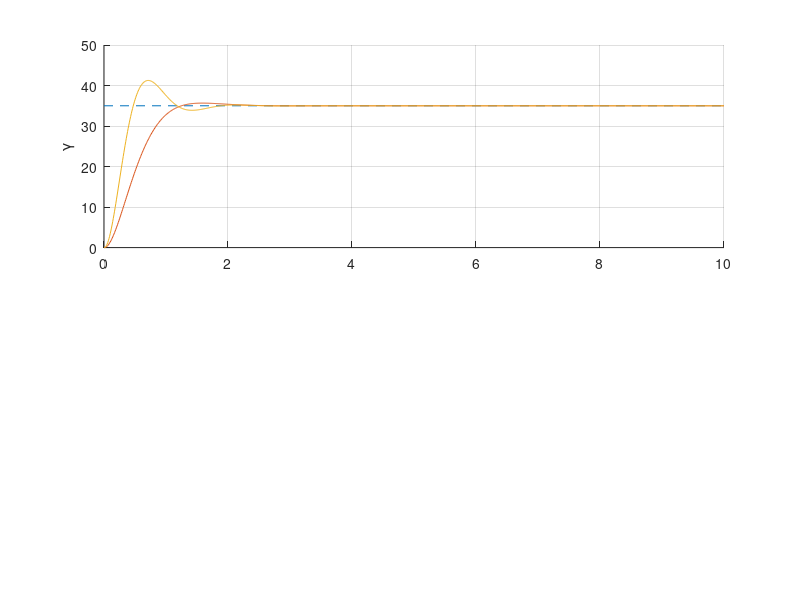

This chart was generated by the following MATLAB code:

clear; clc;

k_mu = 2;
k_mu_dot = 5;
k_gamma = 5;
k_gamma_dot = 5;

dt = 0.01;
time = 0:dt:10;

x = zeros(length(time),4);
mu_cmd = 35;
gamma_cmd = 35;

for k = 2:length(time)
    
%     mu_dot=(mu_cmd - x(k-1,1)) * k_mu;
%     gamma_dot=(gamma_cmd - x(k-1,2)) * k_gamma;
%     mu_dot_dot=0;
%     gamma_dot_dot=0;
    mu_dot = x(k-1,3);
    gamma_dot = x(k-1,4);
    mu_dot_dot = ( (mu_cmd - x(k-1,1)) * k_mu - mu_dot ) * k_mu_dot;
    gamma_dot_dot = ( (gamma_cmd - x(k-1,2)) * k_gamma - gamma_dot ) * k_gamma_dot;
    
    d_x = [mu_dot,gamma_dot,mu_dot_dot,gamma_dot_dot];
    x(k,:) = x(k-1,:) + d_x * dt;
    
end

figure('color','w');
subplot(2,1,1); hold on; grid on;
plot([time(1),time(end)],[mu_cmd,mu_cmd],'--')
plot(time',x(:,1))
% ylabel('\mu')
% subplot(2,1,2); hold on; grid on;
% plot([time(1),time(end)],[gamma_cmd,gamma_cmd],'--')
plot(time',x(:,2))
ylabel('\gamma')

